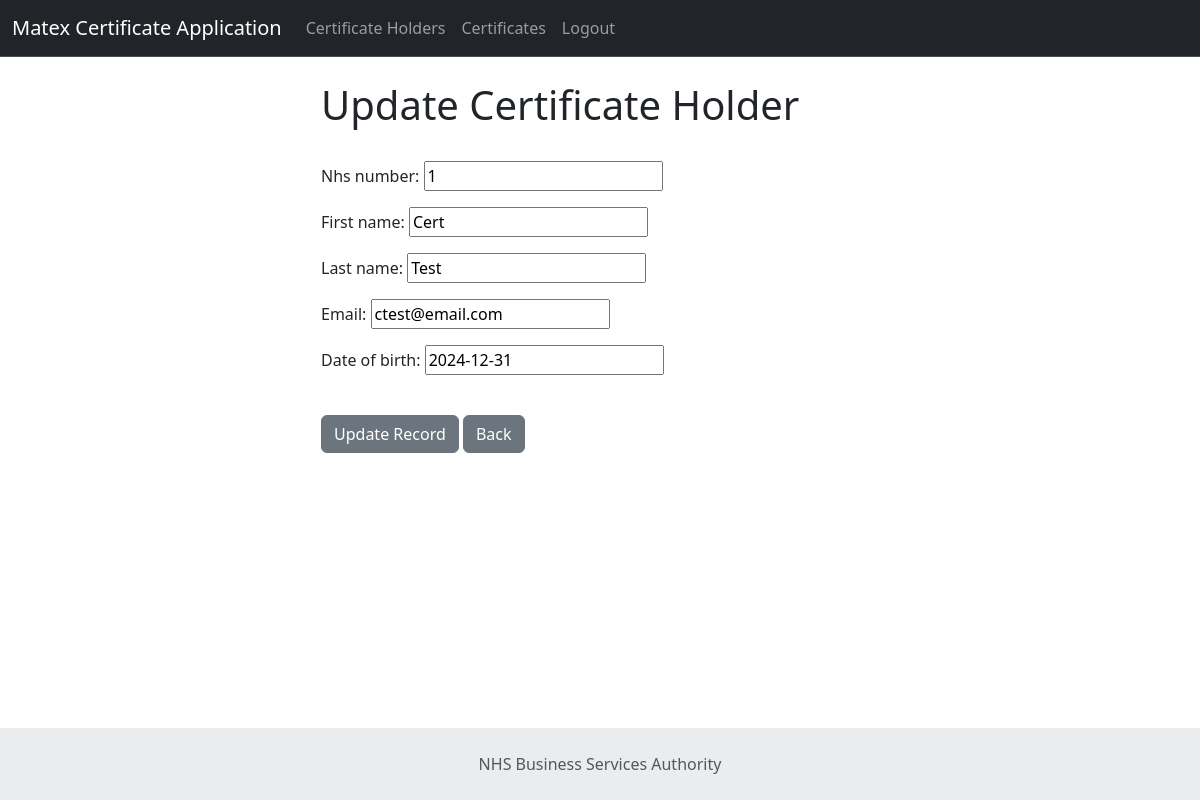
The app's page /update_cert_holder/1/ (signed in) with its own data.
### matex_app/models.py (models this page shows, shortened)
class CertificateHolder(models.Model):
    nhs_number = models.IntegerField()
    first_name = models.CharField(max_length=50)
    last_name = models.CharField(max_length=50)
    email = models.EmailField()
    date_of_birth = models.DateField()

### matex_app/views.py (the view)
# urls.py: path('update_cert_holder/<int:pk>/', views.update_cert_holder, name='update-holder-info'),
def update_cert_holder(request, pk):
    if request.user.is_authenticated:
        current_record = CertificateHolder.objects.get(id=pk)
        form = CertificateHolderForm(request.POST or None, instance=current_record)
        if form.is_valid():
            form.save()
            messages.success(request, 'Certificate Holder updated successfully')
            return redirect('certificate-holders')
        return render(request, 'update-certificate-holder.html', {'form': form})
    else:
        messages.success(request, "Please login to delete")
        return redirect('certificate-holders')

### matex_app/forms.py
class CertificateHolderForm(forms.ModelForm):
    class Meta:
        model = CertificateHolder
        fields = '__all__'

### matex_app/templates/update-certificate-holder.html (shortened to what this page needs)
{% extends 'base.html' %}
{% block content %}
<div class="col-md-6 offset-md-3">
    <h1>Update Certificate Holder</h1>
    <br/>
    <form method="POST">
        {{ form.as_p }}
        <br/>
        <button type="submit" class="btn btn-secondary">Update Record</button>
        <a href="{% url 'certificate-holders' %}" class="btn btn-secondary">Back</a>
    </form>
</div>
{% endblock %}

### records on screen
CertificateHolder: nhs_number "1", first_name "Cert", last_name "Test", email "ctest@email.com", date_of_birth "2024-12-31"
